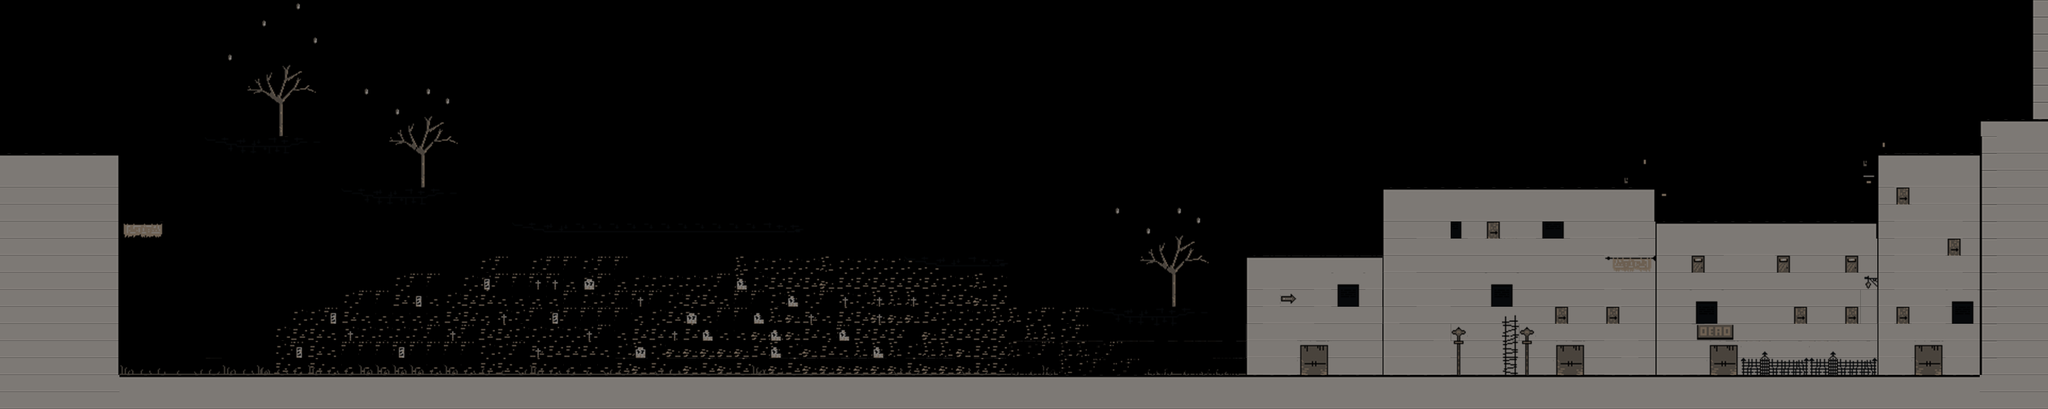

The image is a tile-based game level rendered from a .tmx file. Its description and source (layers, tilesets, objects; grid data summarised) follow:
An orthogonal 120x24 tile map with 32x32 px tiles, 3 tile layers (Base, Phantom, Ground) and 13 objects (6x Coin, 5x Archer, 2x Portal).

<map version="1.10" tiledversion="1.10.2" orientation="orthogonal" renderorder="right-down" width="120" height="24" tilewidth="32" tileheight="32" infinite="0" nextlayerid="10" nextobjectid="31">
 <tileset firstgid="1" name="tileset2" tilewidth="32" tileheight="32" tilecount="256" columns="16">
  <image source="assets/tileset2.png" width="512" height="512" />
 </tileset>
 <layer id="2" name="Base" width="120" height="24">
  <data>[2880 cells, 750 non-empty, 90 distinct tile ids]</data>
 </layer>
 <layer id="8" name="Phantom" width="120" height="24">
  <data>[2880 cells, 104 non-empty, 20 distinct tile ids]</data>
 </layer>
 <layer id="1" name="Ground" width="120" height="24">
  <data>[2880 cells, 762 non-empty, 62 distinct tile ids]</data>
 </layer>
 <objectgroup id="9" name="Enemy">
  <object id="6" name="Archer" x="993.333" y="574.667" width="1.33333" />
  <object id="7" name="Archer" x="733.333" y="565.333" height="1.33333" />
  <object id="11" name="Archer" x="1222" y="573.333" />
  <object id="12" name="Archer" x="1447.33" y="562.667" width="1.33333" />
  <object id="13" name="Archer" x="612.667" y="564" width="1.33333" />
 </objectgroup>
 <objectgroup id="7" name="InteractItem">
  <object id="5" name="Portal" x="88" y="222" width="80" height="80">
   <properties>
    <property name="From" value="1" />
    <property name="To" value="0" />
   </properties>
  </object>
  <object id="14" name="Coin" x="1004" y="368" width="16" height="16" />
  <object id="15" name="Coin" x="1094" y="366" width="16" height="16" />
  <object id="16" name="Coin" x="1194" y="372" width="16" height="16" />
  <object id="17" name="Coin" x="1276" y="364" width="16" height="16" />
  <object id="18" name="Coin" x="1434" y="370" width="16" height="16" />
  <object id="19" name="Coin" x="1358" y="374" width="16" height="16" />
  <object id="30" name="Portal" x="3600" y="222" width="80" height="80">
   <properties>
    <property name="From" value="1" />
    <property name="To" value="2" />
   </properties>
  </object>
 </objectgroup>
</map>